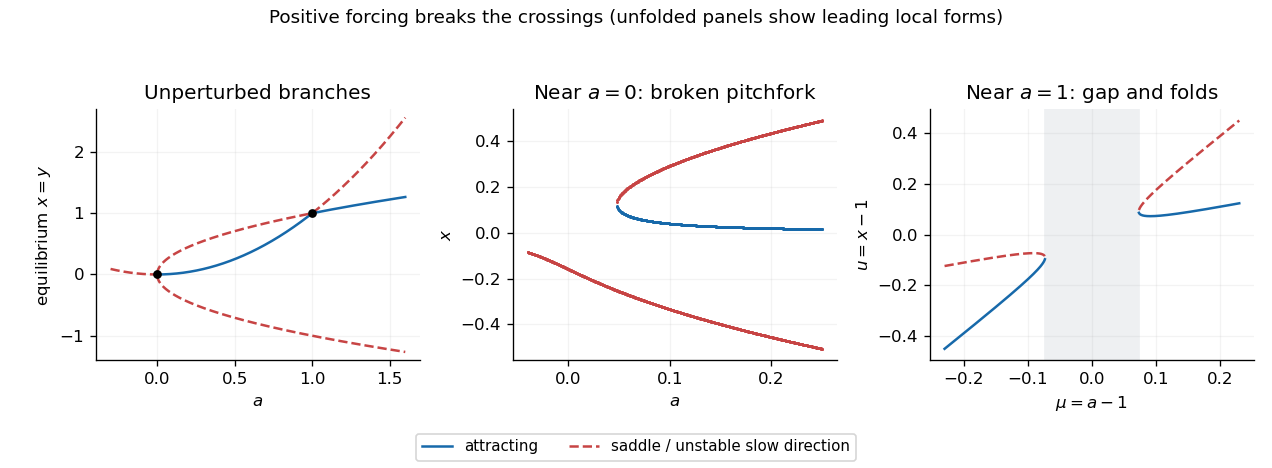

This figure's Python source:
"""Original equilibrium diagrams, Python 3.14 / NumPy 2.3.5 / Matplotlib 3.10.7.
Writes only paper-1-bifurcations.png to caller CWD, opaque white background.
"""
import os
os.environ.setdefault('MPLCONFIGDIR','/tmp/codex-wiki-matplotlib')
import numpy as np
import matplotlib
matplotlib.use('Agg')
import matplotlib.pyplot as plt
from matplotlib.lines import Line2D
blue='#1769aa';red='#c74444'
fig,axes=plt.subplots(1,3,figsize=(10.6,3.9),dpi=120,facecolor='white')
a=np.linspace(-.3,1.6,900)
for mask,color,style in [(a<0,red,'--'),((a>=0)&(a<=1),blue,'-'),(a>1,red,'--')]:axes[0].plot(a[mask],a[mask]**2,color=color,ls=style)
p=np.linspace(0,1.6,650)
axes[0].plot(p,-np.sqrt(p),color=red,ls='--')
axes[0].plot(p[p<=1],np.sqrt(p[p<=1]),color=red,ls='--')
axes[0].plot(p[p>=1],np.sqrt(p[p>=1]),color=blue)
axes[0].scatter([0,1],[0,1],color='black',s=18,zorder=6)
axes[0].set(xlabel='$a$',ylabel='equilibrium $x=y$',title='Unperturbed branches',ylim=(-1.4,2.7))
eps=.004
for aa in np.linspace(-.04,.25,700):
 for z in np.roots([1,0,-aa,eps]):
  if abs(z.imag)<1e-8:
   stable=3*z.real*z.real-aa<0
   axes[1].plot(aa,z.real,'.',color=blue if stable else red,markersize=1.6)
axes[1].set(xlabel='$a$',ylabel='$x$',title=r'Near $a=0$: broken pitchfork')
eps2=.006;mu=np.linspace(-.23,.23,800);d=9*mu*mu-8*eps2;valid=d>=0
axes[2].plot(mu[valid & (mu<0)],(5*mu[valid & (mu<0)]-np.sqrt(d[valid & (mu<0)]))/4,color=blue)
axes[2].plot(mu[valid & (mu>0)],(5*mu[valid & (mu>0)]-np.sqrt(d[valid & (mu>0)]))/4,color=blue)
for mask in [valid & (mu<0),valid & (mu>0)]:axes[2].plot(mu[mask],(5*mu[mask]+np.sqrt(d[mask]))/4,color=red,ls='--')
axes[2].axvspan(-np.sqrt(8*eps2)/3,np.sqrt(8*eps2)/3,color='#eef0f2')
axes[2].set(xlabel=r'$\mu=a-1$',ylabel='$u=x-1$',title=r'Near $a=1$: gap and folds')
for ax in axes:ax.spines[['top','right']].set_visible(False);ax.grid(alpha=.15)
fig.legend(handles=[Line2D([0],[0],color=blue,label='attracting'),Line2D([0],[0],color=red,ls='--',label='saddle / unstable slow direction')],loc='lower center',ncol=2,fontsize=9)
fig.suptitle('Positive forcing breaks the crossings (unfolded panels show leading local forms)',fontsize=11)
fig.tight_layout(rect=(0,.08,1,.94));fig.savefig('paper-1-bifurcations.png',facecolor='white',transparent=False);plt.close(fig)
